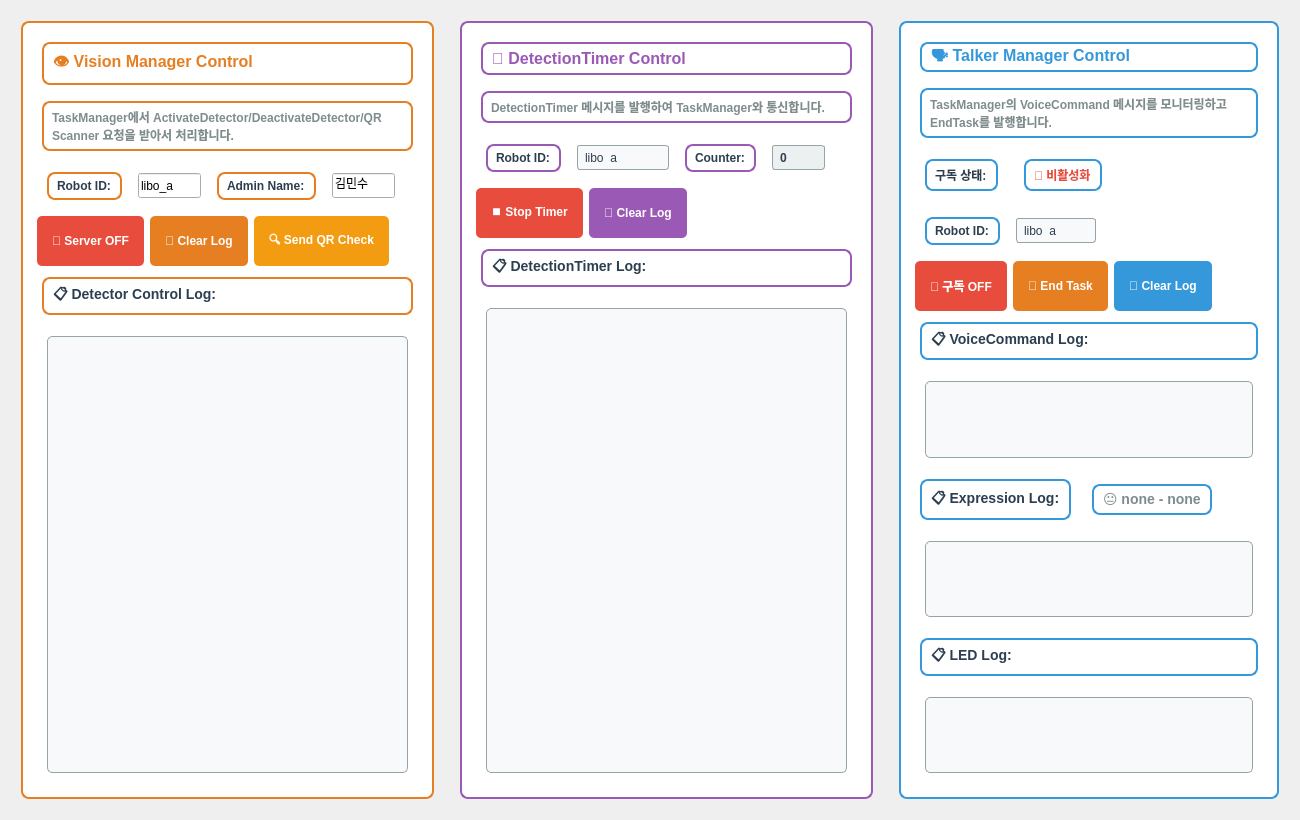
<?xml version="1.0" encoding="UTF-8"?>
<ui version="4.0">
 <class>AiServerControlTab</class>
 <widget class="QWidget" name="AiServerControlTab">
  <property name="geometry">
   <rect>
    <x>0</x>
    <y>0</y>
    <width>1300</width>
    <height>820</height>
   </rect>
  </property>
  <layout class="QHBoxLayout" name="horizontalLayout">
   <item>
    <widget class="QFrame" name="detector_control_frame">
     <property name="minimumSize">
      <size>
       <width>400</width>
       <height>0</height>
      </size>
     </property>
     <property name="maximumSize">
      <size>
       <width>450</width>
       <height>16777215</height>
      </size>
     </property>
     <property name="styleSheet">
      <string>QFrame {
    border: 2px solid #e67e22;
    border-radius: 8px;
    background-color: #ffffff;
    margin: 10px;
    padding: 5px;
}
QLabel {
    color: #2c3e50;
    font-size: 12px;
    font-weight: bold;
}
QPushButton {
    background-color: #e67e22;
    color: white;
    border: none;
    padding: 10px 15px;
    border-radius: 5px;
    font-weight: bold;
    font-size: 12px;
    min-height: 30px;
}
QPushButton:hover {
    background-color: #d35400;
}
QPushButton:disabled {
    background-color: #bdc3c7;
    color: #7f8c8d;
}
QTextEdit {
    background-color: #f8f9fa;
    color: #2c3e50;
    border: 1px solid #95a5a6;
    border-radius: 5px;
    font-size: 10px;
    padding: 5px;
}</string>
     </property>
     <layout class="QVBoxLayout" name="detector_layout">
      <item>
       <widget class="QLabel" name="detector_title_label">
        <property name="minimumSize">
         <size>
          <width>0</width>
          <height>40</height>
         </size>
        </property>
        <property name="styleSheet">
         <string>font-size: 16px; font-weight: bold; color: #e67e22; margin: 5px;</string>
        </property>
        <property name="text">
         <string>👁️ Vision Manager Control</string>
        </property>
       </widget>
      </item>
      <item>
       <widget class="QLabel" name="description_label">
        <property name="styleSheet">
         <string>font-size: 12px; color: #7f8c8d; margin: 5px;</string>
        </property>
        <property name="text">
         <string>TaskManager에서 ActivateDetector/DeactivateDetector/QR Scanner 요청을 받아서 처리합니다.</string>
        </property>
        <property name="wordWrap">
         <bool>true</bool>
        </property>
       </widget>
      </item>
      <item>
       <layout class="QHBoxLayout" name="robot_qr_check_input_layout">
        <item>
         <widget class="QLabel" name="qr_robot_id_label">
          <property name="text">
           <string>Robot ID:</string>
          </property>
         </widget>
        </item>
        <item>
         <widget class="QLineEdit" name="qr_robot_id_edit">
          <property name="maximumSize">
           <size>
            <width>80</width>
            <height>25</height>
           </size>
          </property>
          <property name="text">
           <string>libo_a</string>
          </property>
         </widget>
        </item>
        <item>
         <widget class="QLabel" name="qr_admin_name_label">
          <property name="text">
           <string>Admin Name:</string>
          </property>
         </widget>
        </item>
        <item>
         <widget class="QLineEdit" name="qr_admin_name_edit">
          <property name="maximumSize">
           <size>
            <width>80</width>
            <height>25</height>
           </size>
          </property>
          <property name="text">
           <string>김민수</string>
          </property>
         </widget>
        </item>
        <item>
         <spacer name="horizontalSpacer7">
          <property name="orientation">
           <enum>Qt::Horizontal</enum>
          </property>
          <property name="sizeHint" stdset="0">
           <size>
            <width>40</width>
            <height>20</height>
           </size>
          </property>
         </spacer>
        </item>
       </layout>
      </item>
      <item>
       <layout class="QHBoxLayout" name="server_control_layout">
        <item>
         <widget class="QPushButton" name="toggle_server_button">
          <property name="styleSheet">
           <string>background-color: #e74c3c; color: white; border: none; padding: 10px 15px; border-radius: 5px; font-weight: bold; font-size: 12px; min-height: 30px;</string>
          </property>
          <property name="text">
           <string>🔴 Server OFF</string>
          </property>
         </widget>
        </item>
        <item>
         <widget class="QPushButton" name="clear_log_button">
          <property name="text">
           <string>🧹 Clear Log</string>
          </property>
         </widget>
        </item>
        <item>
         <widget class="QPushButton" name="send_robot_qr_check_button">
          <property name="styleSheet">
           <string>background-color: #f39c12; color: white; border: none; padding: 10px 15px; border-radius: 5px; font-weight: bold; font-size: 12px; min-height: 30px;</string>
          </property>
          <property name="text">
           <string>🔍 Send QR Check</string>
          </property>
         </widget>
        </item>
        <item>
         <spacer name="horizontalSpacer">
          <property name="orientation">
           <enum>Qt::Horizontal</enum>
          </property>
          <property name="sizeHint" stdset="0">
           <size>
            <width>40</width>
            <height>20</height>
           </size>
          </property>
         </spacer>
        </item>
       </layout>
      </item>
      <item>
       <widget class="QLabel" name="log_title_label">
        <property name="styleSheet">
         <string>font-size: 14px; font-weight: bold; color: #2c3e50; margin: 5px;</string>
        </property>
        <property name="text">
         <string>📋 Detector Control Log:</string>
        </property>
       </widget>
      </item>
      <item>
       <widget class="QTextEdit" name="detector_log_text">
        <property name="styleSheet">
         <string>background-color: #f8f9fa; color: #2c3e50; font-size: 10px; border: 1px solid #95a5a6; border-radius: 5px;</string>
        </property>
       </widget>
      </item>
     </layout>
    </widget>
   </item>
   <item>
    <widget class="QFrame" name="detection_timer_frame">
     <property name="minimumSize">
      <size>
       <width>400</width>
       <height>0</height>
      </size>
     </property>
     <property name="maximumSize">
      <size>
       <width>450</width>
       <height>16777215</height>
      </size>
     </property>
     <property name="styleSheet">
      <string>QFrame {
    border: 2px solid #9b59b6;
    border-radius: 8px;
    background-color: #ffffff;
    margin: 10px;
    padding: 5px;
}
QLabel {
    color: #2c3e50;
    font-size: 12px;
    font-weight: bold;
}
QPushButton {
    background-color: #9b59b6;
    color: white;
    border: none;
    padding: 10px 15px;
    border-radius: 5px;
    font-weight: bold;
    font-size: 12px;
    min-height: 30px;
}
QPushButton:hover {
    background-color: #8e44ad;
}
QPushButton:disabled {
    background-color: #bdc3c7;
    color: #7f8c8d;
}
QTextEdit {
    background-color: #f8f9fa;
    color: #2c3e50;
    border: 1px solid #95a5a6;
    border-radius: 5px;
    font-size: 10px;
    padding: 5px;
}
QLineEdit {
    background-color: #f8f9fa;
    color: #2c3e50;
    border: 1px solid #95a5a6;
    border-radius: 3px;
    padding: 5px;
    font-size: 12px;
}</string>
     </property>
     <layout class="QVBoxLayout" name="detection_timer_layout">
      <item>
       <widget class="QLabel" name="detection_timer_title_label">
        <property name="minimumSize">
         <size>
          <width>0</width>
          <height>40</height>
         </size>
        </property>
        <property name="styleSheet">
         <string>font-size: 16px; font-weight: bold; color: #9b59b6; margin: 5px;</string>
        </property>
        <property name="text">
         <string>⏰ DetectionTimer Control</string>
        </property>
       </widget>
      </item>
      <item>
       <widget class="QLabel" name="detection_timer_description_label">
        <property name="styleSheet">
         <string>font-size: 12px; color: #7f8c8d; margin: 5px;</string>
        </property>
        <property name="text">
         <string>DetectionTimer 메시지를 발행하여 TaskManager와 통신합니다.</string>
        </property>
        <property name="wordWrap">
         <bool>true</bool>
        </property>
       </widget>
      </item>
      <item>
       <layout class="QHBoxLayout" name="detection_timer_control_layout">
        <item>
         <widget class="QLabel" name="robot_id_label">
          <property name="text">
           <string>Robot ID:</string>
          </property>
         </widget>
        </item>
        <item>
         <widget class="QLineEdit" name="robot_id_edit">
          <property name="maximumSize">
           <size>
            <width>100</width>
            <height>25</height>
           </size>
          </property>
          <property name="text">
           <string>libo_a</string>
          </property>
         </widget>
        </item>
        <item>
         <widget class="QLabel" name="counter_label">
          <property name="text">
           <string>Counter:</string>
          </property>
         </widget>
        </item>
        <item>
         <widget class="QLineEdit" name="counter_display">
          <property name="maximumSize">
           <size>
            <width>60</width>
            <height>25</height>
           </size>
          </property>
          <property name="styleSheet">
           <string>background-color: #ecf0f1; color: #2c3e50; border: 1px solid #95a5a6; border-radius: 3px; padding: 5px; font-size: 12px; font-weight: bold;</string>
          </property>
          <property name="text">
           <string>0</string>
          </property>
          <property name="readOnly">
           <bool>true</bool>
          </property>
         </widget>
        </item>
        <item>
         <spacer name="horizontalSpacer2">
          <property name="orientation">
           <enum>Qt::Horizontal</enum>
          </property>
          <property name="sizeHint" stdset="0">
           <size>
            <width>40</width>
            <height>20</height>
           </size>
          </property>
         </spacer>
        </item>
       </layout>
      </item>
      <item>
       <layout class="QHBoxLayout" name="detection_timer_button_layout">
        <item>
         <widget class="QPushButton" name="toggle_detection_timer_button">
          <property name="styleSheet">
           <string>background-color: #e74c3c; color: white; border: none; padding: 10px 15px; border-radius: 5px; font-weight: bold; font-size: 12px; min-height: 30px;</string>
          </property>
          <property name="text">
           <string>⏹️ Stop Timer</string>
          </property>
         </widget>
        </item>
        <item>
         <widget class="QPushButton" name="clear_detection_log_button">
          <property name="text">
           <string>🧹 Clear Log</string>
          </property>
         </widget>
        </item>
        <item>
         <spacer name="horizontalSpacer3">
          <property name="orientation">
           <enum>Qt::Horizontal</enum>
          </property>
          <property name="sizeHint" stdset="0">
           <size>
            <width>40</width>
            <height>20</height>
           </size>
          </property>
         </spacer>
        </item>
       </layout>
      </item>
      <item>
       <widget class="QLabel" name="detection_timer_log_title_label">
        <property name="styleSheet">
         <string>font-size: 14px; font-weight: bold; color: #2c3e50; margin: 5px;</string>
        </property>
        <property name="text">
         <string>📋 DetectionTimer Log:</string>
        </property>
       </widget>
      </item>
      <item>
       <widget class="QTextEdit" name="detection_timer_log_text">
        <property name="styleSheet">
         <string>background-color: #f8f9fa; color: #2c3e50; font-size: 10px; border: 1px solid #95a5a6; border-radius: 5px;</string>
        </property>
       </widget>
      </item>
     </layout>
    </widget>
   </item>
   <item>
    <widget class="QFrame" name="voice_command_frame">
     <property name="minimumSize">
      <size>
       <width>400</width>
       <height>0</height>
      </size>
     </property>
     <property name="maximumSize">
      <size>
       <width>450</width>
       <height>16777215</height>
      </size>
     </property>
     <property name="styleSheet">
      <string>QFrame {
    border: 2px solid #3498db;
    border-radius: 8px;
    background-color: #ffffff;
    margin: 10px;
    padding: 5px;
}
QLabel {
    color: #2c3e50;
    font-size: 12px;
    font-weight: bold;
}
QPushButton {
    background-color: #3498db;
    color: white;
    border: none;
    padding: 10px 15px;
    border-radius: 5px;
    font-weight: bold;
    font-size: 12px;
    min-height: 30px;
}
QPushButton:hover {
    background-color: #2980b9;
}
QPushButton:disabled {
    background-color: #bdc3c7;
    color: #7f8c8d;
}
QTextEdit {
    background-color: #f8f9fa;
    color: #2c3e50;
    border: 1px solid #95a5a6;
    border-radius: 5px;
    font-size: 10px;
    padding: 5px;
}
QLineEdit {
    background-color: #f8f9fa;
    color: #2c3e50;
    border: 1px solid #95a5a6;
    border-radius: 3px;
    padding: 5px;
    font-size: 12px;
}</string>
     </property>
     <layout class="QVBoxLayout" name="voice_command_layout">
      <item>
       <widget class="QLabel" name="voice_command_title_label">
        <property name="minimumSize">
         <size>
          <width>0</width>
          <height>40</height>
         </size>
        </property>
        <property name="styleSheet">
         <string>font-size: 16px; font-weight: bold; color: #3498db; margin: 5px;</string>
        </property>
        <property name="text">
         <string>🗣️ Talker Manager Control</string>
        </property>
       </widget>
      </item>
      <item>
       <widget class="QLabel" name="voice_command_description_label">
        <property name="styleSheet">
         <string>font-size: 12px; color: #7f8c8d; margin: 5px;</string>
        </property>
        <property name="text">
         <string>TaskManager의 VoiceCommand 메시지를 모니터링하고 EndTask를 발행합니다.</string>
        </property>
        <property name="wordWrap">
         <bool>true</bool>
        </property>
       </widget>
      </item>
      <item>
       <layout class="QHBoxLayout" name="voice_command_status_layout">
        <item>
         <widget class="QLabel" name="subscription_status_label">
          <property name="text">
           <string>구독 상태:</string>
          </property>
         </widget>
        </item>
        <item>
         <widget class="QLabel" name="subscription_status_display">
          <property name="styleSheet">
           <string>font-weight: bold; color: #e74c3c;</string>
          </property>
          <property name="text">
           <string>🔴 비활성화</string>
          </property>
         </widget>
        </item>
        <item>
         <spacer name="horizontalSpacer4">
          <property name="orientation">
           <enum>Qt::Horizontal</enum>
          </property>
          <property name="sizeHint" stdset="0">
           <size>
            <width>40</width>
            <height>20</height>
           </size>
          </property>
         </spacer>
        </item>
       </layout>
      </item>
      <item>
       <layout class="QHBoxLayout" name="end_task_input_layout">
        <item>
         <widget class="QLabel" name="robot_id_label_2">
          <property name="text">
           <string>Robot ID:</string>
          </property>
         </widget>
        </item>
        <item>
         <widget class="QLineEdit" name="end_task_robot_id_edit">
          <property name="maximumSize">
           <size>
            <width>80</width>
            <height>25</height>
           </size>
          </property>
          <property name="text">
           <string>libo_a</string>
          </property>
         </widget>
        </item>
        <item>
         <spacer name="horizontalSpacer6">
          <property name="orientation">
           <enum>Qt::Horizontal</enum>
          </property>
          <property name="sizeHint" stdset="0">
           <size>
            <width>40</width>
            <height>20</height>
           </size>
          </property>
         </spacer>
        </item>
       </layout>
      </item>
      <item>
       <layout class="QHBoxLayout" name="voice_command_button_layout">
        <item>
         <widget class="QPushButton" name="toggle_voice_subscription_button">
          <property name="styleSheet">
           <string>background-color: #e74c3c; color: white; border: none; padding: 10px 15px; border-radius: 5px; font-weight: bold; font-size: 12px; min-height: 30px;</string>
          </property>
          <property name="text">
           <string>🔴 구독 OFF</string>
          </property>
         </widget>
        </item>
        <item>
         <widget class="QPushButton" name="end_task_button">
          <property name="styleSheet">
           <string>background-color: #e67e22; color: white; border: none; padding: 10px 15px; border-radius: 5px; font-weight: bold; font-size: 12px; min-height: 30px;</string>
          </property>
          <property name="text">
           <string>🏁 End Task</string>
          </property>
         </widget>
        </item>
        <item>
         <widget class="QPushButton" name="clear_voice_log_button">
          <property name="text">
           <string>🧹 Clear Log</string>
          </property>
         </widget>
        </item>
        <item>
         <spacer name="horizontalSpacer5">
          <property name="orientation">
           <enum>Qt::Horizontal</enum>
          </property>
          <property name="sizeHint" stdset="0">
           <size>
            <width>40</width>
            <height>20</height>
           </size>
          </property>
         </spacer>
        </item>
       </layout>
      </item>
      <item>
       <widget class="QLabel" name="voice_command_log_title_label">
        <property name="styleSheet">
         <string>font-size: 14px; font-weight: bold; color: #2c3e50; margin: 5px;</string>
        </property>
        <property name="text">
         <string>📋 VoiceCommand Log:</string>
        </property>
       </widget>
      </item>
      <item>
       <widget class="QTextEdit" name="voice_command_log_text">
        <property name="styleSheet">
         <string>background-color: #f8f9fa; color: #2c3e50; font-size: 10px; border: 1px solid #95a5a6; border-radius: 5px;</string>
        </property>
       </widget>
      </item>
      <item>
       <layout class="QHBoxLayout" name="expression_log_header_layout">
        <item>
         <widget class="QLabel" name="expression_log_text_label">
          <property name="styleSheet">
           <string>font-size: 14px; font-weight: bold; color: #2c3e50; margin: 5px;</string>
          </property>
          <property name="text">
           <string>📋 Expression Log:</string>
          </property>
         </widget>
        </item>
        <item>
         <widget class="QLabel" name="expression_display">
          <property name="styleSheet">
           <string>font-weight: bold; color: #7f8c8d; font-size: 14px;</string>
          </property>
          <property name="text">
           <string>😐 none - none</string>
          </property>
         </widget>
        </item>
        <item>
         <spacer name="horizontalSpacer8">
          <property name="orientation">
           <enum>Qt::Horizontal</enum>
          </property>
          <property name="sizeHint" stdset="0">
           <size>
            <width>40</width>
            <height>20</height>
           </size>
          </property>
         </spacer>
        </item>
       </layout>
      </item>
      <item>
       <widget class="QTextEdit" name="expression_log_text">
        <property name="styleSheet">
         <string>background-color: #f8f9fa; color: #2c3e50; font-size: 10px; border: 1px solid #95a5a6; border-radius: 5px;</string>
        </property>
       </widget>
      </item>
      <item>
       <widget class="QLabel" name="led_log_title_label">
        <property name="styleSheet">
         <string>font-size: 14px; font-weight: bold; color: #2c3e50; margin: 5px;</string>
        </property>
        <property name="text">
         <string>📋 LED Log:</string>
        </property>
       </widget>
      </item>
      <item>
       <widget class="QTextEdit" name="led_log_text">
        <property name="styleSheet">
         <string>background-color: #f8f9fa; color: #2c3e50; font-size: 10px; border: 1px solid #95a5a6; border-radius: 5px;</string>
        </property>
       </widget>
      </item>
     </layout>
    </widget>
   </item>
  </layout>
 </widget>
 <resources/>
 <connections/>
</ui>
